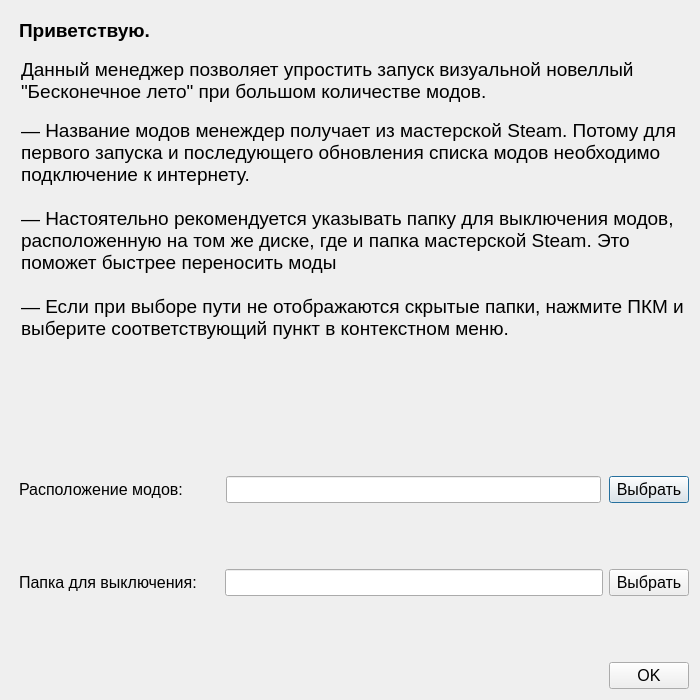
<?xml version="1.0" encoding="UTF-8"?>
<ui version="4.0">
 <class>GreetingWindow</class>
 <widget class="QDialog" name="GreetingWindow">
  <property name="geometry">
   <rect>
    <x>0</x>
    <y>0</y>
    <width>700</width>
    <height>700</height>
   </rect>
  </property>
  <property name="minimumSize">
   <size>
    <width>700</width>
    <height>700</height>
   </size>
  </property>
  <property name="maximumSize">
   <size>
    <width>700</width>
    <height>700</height>
   </size>
  </property>
  <property name="windowTitle">
   <string>ES mod manager for Linux</string>
  </property>
  <property name="inputMethodHints">
   <set>Qt::ImhNone</set>
  </property>
  <property name="modal">
   <bool>false</bool>
  </property>
  <layout class="QVBoxLayout" name="verticalLayout" stretch="0,0,5,1,4,1,4,1,1">
   <item>
    <widget class="QLabel" name="greeting_label">
     <property name="font">
      <font>
       <pointsize>14</pointsize>
       <weight>75</weight>
       <bold>true</bold>
      </font>
     </property>
     <property name="layoutDirection">
      <enum>Qt::LeftToRight</enum>
     </property>
     <property name="text">
      <string>Приветствую.</string>
     </property>
     <property name="alignment">
      <set>Qt::AlignLeading|Qt::AlignLeft|Qt::AlignTop</set>
     </property>
     <property name="indent">
      <number>8</number>
     </property>
    </widget>
   </item>
   <item>
    <widget class="QLabel" name="label">
     <property name="font">
      <font>
       <pointsize>14</pointsize>
       <weight>50</weight>
       <bold>false</bold>
      </font>
     </property>
     <property name="contextMenuPolicy">
      <enum>Qt::DefaultContextMenu</enum>
     </property>
     <property name="text">
      <string>Данный менеджер позволяет упростить запуск визуальной новеллый &quot;Бесконечное лето&quot; при большом количестве модов.</string>
     </property>
     <property name="textFormat">
      <enum>Qt::AutoText</enum>
     </property>
     <property name="scaledContents">
      <bool>false</bool>
     </property>
     <property name="alignment">
      <set>Qt::AlignLeading|Qt::AlignLeft|Qt::AlignTop</set>
     </property>
     <property name="wordWrap">
      <bool>true</bool>
     </property>
     <property name="indent">
      <number>10</number>
     </property>
    </widget>
   </item>
   <item>
    <widget class="QLabel" name="label_3">
     <property name="font">
      <font>
       <pointsize>14</pointsize>
       <weight>50</weight>
       <bold>false</bold>
      </font>
     </property>
     <property name="text">
      <string>— Название модов менеждер получает из мастерской Steam. Потому для первого запуска и последующего обновления списка модов необходимо подключение к интернету. 

— Настоятельно рекомендуется указывать папку для выключения модов, расположенную на том же диске, где и папка мастерской Steam. Это поможет быстрее переносить моды

— Если при выборе пути не отображаются скрытые папки, нажмите ПКМ и выберите соответствующий пункт в контекстном меню.</string>
     </property>
     <property name="alignment">
      <set>Qt::AlignLeading|Qt::AlignLeft|Qt::AlignTop</set>
     </property>
     <property name="wordWrap">
      <bool>true</bool>
     </property>
     <property name="indent">
      <number>10</number>
     </property>
    </widget>
   </item>
   <item>
    <spacer name="verticalSpacer_3">
     <property name="orientation">
      <enum>Qt::Vertical</enum>
     </property>
     <property name="sizeHint" stdset="0">
      <size>
       <width>20</width>
       <height>40</height>
      </size>
     </property>
    </spacer>
   </item>
   <item>
    <layout class="QHBoxLayout" name="horizontalLayout_3" stretch="11,20,0">
     <property name="spacing">
      <number>8</number>
     </property>
     <item>
      <widget class="QLabel" name="enable_folder_label">
       <property name="font">
        <font>
         <pointsize>12</pointsize>
         <weight>50</weight>
         <italic>false</italic>
         <bold>false</bold>
        </font>
       </property>
       <property name="text">
        <string>Расположение модов:</string>
       </property>
       <property name="margin">
        <number>0</number>
       </property>
       <property name="indent">
        <number>8</number>
       </property>
      </widget>
     </item>
     <item>
      <widget class="QLineEdit" name="enable_folder_name">
       <property name="enabled">
        <bool>true</bool>
       </property>
       <property name="font">
        <font>
         <pointsize>12</pointsize>
         <weight>50</weight>
         <italic>false</italic>
         <bold>false</bold>
        </font>
       </property>
       <property name="readOnly">
        <bool>true</bool>
       </property>
      </widget>
     </item>
     <item>
      <widget class="QPushButton" name="browse_enable_folder_button">
       <property name="font">
        <font>
         <pointsize>12</pointsize>
        </font>
       </property>
       <property name="text">
        <string>Выбрать</string>
       </property>
      </widget>
     </item>
    </layout>
   </item>
   <item>
    <spacer name="verticalSpacer_2">
     <property name="orientation">
      <enum>Qt::Vertical</enum>
     </property>
     <property name="sizeHint" stdset="0">
      <size>
       <width>20</width>
       <height>40</height>
      </size>
     </property>
    </spacer>
   </item>
   <item>
    <layout class="QHBoxLayout" name="horizontalLayout_4" stretch="11,20,0">
     <item>
      <widget class="QLabel" name="disable_folder_label">
       <property name="font">
        <font>
         <pointsize>12</pointsize>
         <weight>50</weight>
         <italic>false</italic>
         <bold>false</bold>
        </font>
       </property>
       <property name="text">
        <string>Папка для выключения: </string>
       </property>
       <property name="margin">
        <number>0</number>
       </property>
       <property name="indent">
        <number>8</number>
       </property>
      </widget>
     </item>
     <item>
      <widget class="QLineEdit" name="disable_folder_name">
       <property name="enabled">
        <bool>true</bool>
       </property>
       <property name="font">
        <font>
         <pointsize>12</pointsize>
         <weight>50</weight>
         <italic>false</italic>
         <bold>false</bold>
        </font>
       </property>
       <property name="readOnly">
        <bool>true</bool>
       </property>
       <property name="clearButtonEnabled">
        <bool>false</bool>
       </property>
      </widget>
     </item>
     <item>
      <widget class="QPushButton" name="browse_disable_folder_button">
       <property name="font">
        <font>
         <pointsize>12</pointsize>
         <weight>50</weight>
         <italic>false</italic>
         <bold>false</bold>
        </font>
       </property>
       <property name="text">
        <string>Выбрать</string>
       </property>
      </widget>
     </item>
    </layout>
   </item>
   <item>
    <spacer name="verticalSpacer">
     <property name="orientation">
      <enum>Qt::Vertical</enum>
     </property>
     <property name="sizeHint" stdset="0">
      <size>
       <width>20</width>
       <height>40</height>
      </size>
     </property>
    </spacer>
   </item>
   <item>
    <widget class="QPushButton" name="apply_button">
     <property name="sizePolicy">
      <sizepolicy hsizetype="Fixed" vsizetype="Fixed">
       <horstretch>0</horstretch>
       <verstretch>0</verstretch>
      </sizepolicy>
     </property>
     <property name="font">
      <font>
       <pointsize>12</pointsize>
      </font>
     </property>
     <property name="layoutDirection">
      <enum>Qt::RightToLeft</enum>
     </property>
     <property name="text">
      <string>OK</string>
     </property>
    </widget>
   </item>
  </layout>
 </widget>
 <resources/>
 <connections/>
</ui>
